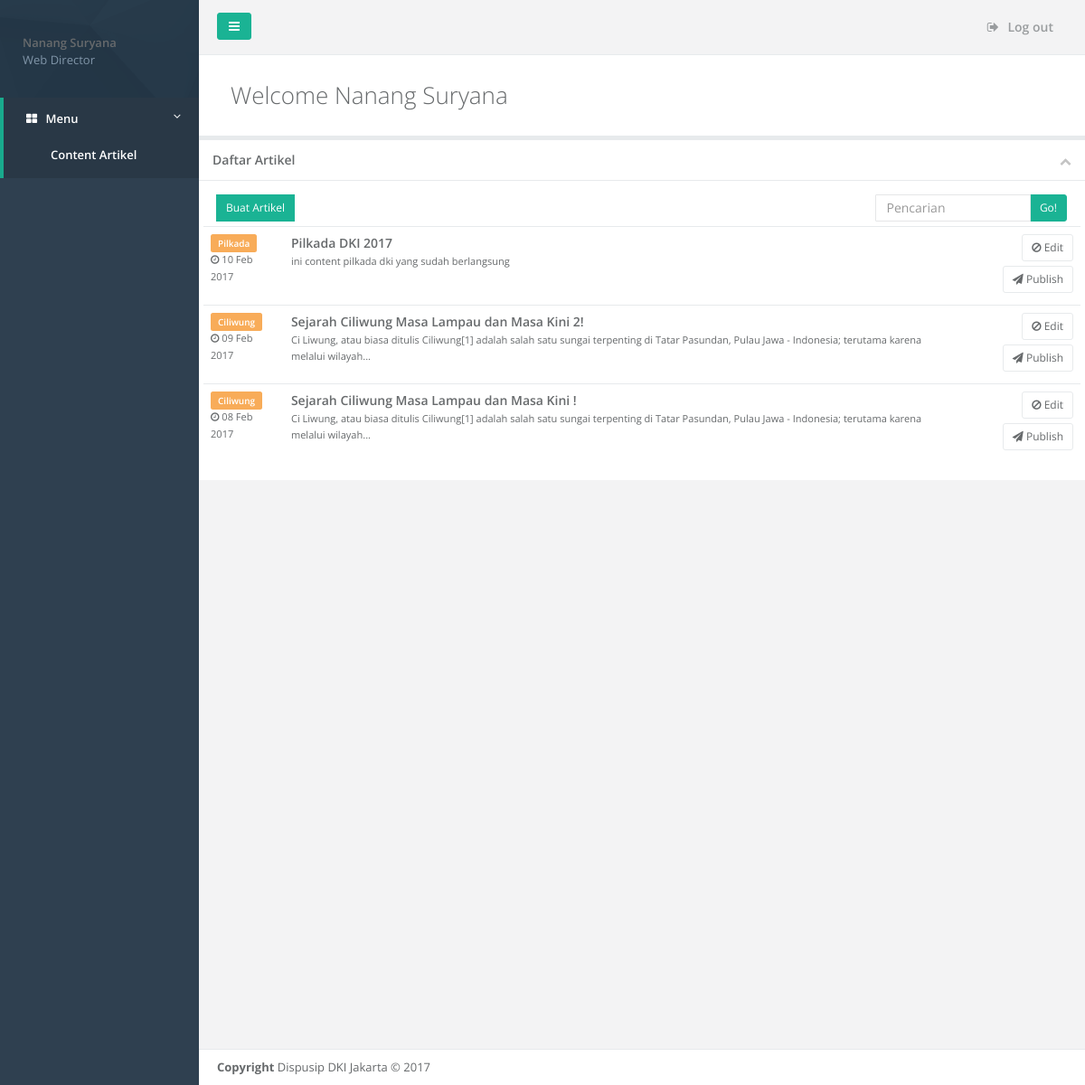
/form/admin/ (signed in), run on the app's committed database.
### tables this page shows
CREATE TABLE `tbl_artikel` (
  `sid` varchar(36) NOT NULL,
  `tanggal` date NOT NULL,
  `judul` varchar(100) NOT NULL,
  `author` varchar(100) NOT NULL,
  `isi` text NOT NULL,
  `category` varchar(50) NOT NULL,
  `cover` varchar(50) NOT NULL,
  `viewed` int(5) NOT NULL
);

### config/configuration.php (called while the page is built, shortened)
<?php
    function get_tanggal($tanggal) {
        $day = date('d', strtotime($tanggal));
        $year = date('Y', strtotime($tanggal));
        $month = date('M', strtotime($tanggal));
        $monthList = array(
            "Jan" => "Jan",
            "Feb" => "Feb",
            "Mar" => "Mar",
            "Apr" => "Apr",
            "May" => "Mei",
            "Jun" => "Jun",
            "Jul" => "Jul",
            "Aug" => "Ags",
            "Sep" => "Sep",
            "Oct" => "Okt",
            "Nov" => "Nov",
            "Dec" => "Des"
        );
        return $day." ".$monthList[$month]." ".$year;
    }
    function trim_text($input, $length, $ellipses = true, $strip_html = true) {
        if ($strip_html) {
            $input = strip_tags($input);
        }
        if (strlen($input) <= $length) {
            return $input;
        }
        $last_space = strrpos(substr($input, 0, $length), ' ');
        $trimmed_text = substr($input, 0, $last_space);
        if ($ellipses) {
            $trimmed_text .= '...';
        }
        return $trimmed_text;
    }
?>

### form/admin/admin_list_artikel.php (the view)
<div class="ibox float-e-margins">
    <div class="ibox-title">
        <h5>Daftar Artikel</h5>
        <div class="ibox-tools">
            <a class="collapse-link">
                <i class="fa fa-chevron-up"></i>
            </a>
        </div>
    </div>
    <div class="ibox-content">
        <div class="row">
            <div class="col-sm-9">
                <span class="input-group-btn">
                    <a href="?p=create-artikel" type="button" class="btn btn-sm btn-primary"> Buat Artikel</a>
                </span>
            </div>
            <div class="col-sm-3">
                <form method="post" action="">
                    <div class="input-group">
                        <input type="text" name="src_search" value="" placeholder="Pencarian" class="input-sm form-control" />
                        <span class="input-group-btn">
                            <button type="button" class="btn btn-sm btn-primary"> Go!</button>
                        </span>
                    </div>
                </form>
            </div>
        </div>
        <div class="row">
            <table class="table table-hover no-margins">
                <tbody>
                <?php
                    $user_sid = $_SESSION['user_sid'];
                    $sql = mysqli_query($conn, "SELECT * FROM tbl_artikel where author = '$user_sid' order by tanggal desc");
                    while($arr = mysqli_fetch_array($sql)) {
                ?>
                <tr>
                    <td class="project-status">
                        <span class="label label-warning"><?php echo $arr['category']; ?></span>
                        <br/>
                        <small><i class="fa fa-clock-o"></i> <?php echo get_tanggal($arr['tanggal']);?></small>
                    </td>
                    <td class="project-title">
                        <a href="#"><?php echo $arr['judul']; ?></a>
                        <br/>
                        <small><?php echo trim_text(htmlspecialchars_decode($arr['isi']), 170);?></small>
                    </td>
                    <td class="project-actions">
                        <a class="btn btn-white btn-sm" href="?p=create-artikel&id=<?php echo $arr['sid'];?>"><i class="fa fa-ban"></i> Edit</a>
                        <a class="btn btn-white btn-sm"><i class="fa fa-send"></i> Publish</a>
                    </td>
                </tr>
                <?php } ?>
                </tbody>
            </table>
        </div>
    </div>
</div>

### data on the page
tbl_artikel: category "Pilkada", tanggal "10 Feb 2017", judul "Pilkada DKI 2017", isi "ini content pilkada dki yang sudah berlangsung"
tbl_artikel: category "Ciliwung", tanggal "09 Feb 2017", judul "Sejarah Ciliwung Masa Lampau dan Masa Kini 2!", isi "Ci Liwung, atau biasa ditulis Ciliwung[1] adalah salah satu sungai terpenting di Tatar Pasundan, Pulau Jawa - Indonesia; terutama karena melalui wilayah..."
tbl_artikel: category "Ciliwung", tanggal "08 Feb 2017", judul "Sejarah Ciliwung Masa Lampau dan Masa Kini !", isi "Ci Liwung, atau biasa ditulis Ciliwung[1] adalah salah satu sungai terpenting di Tatar Pasundan, Pulau Jawa - Indonesia; terutama karena melalui wilayah..."

### other printed values
$_SESSION['nama'] "Nanang Suryana"
